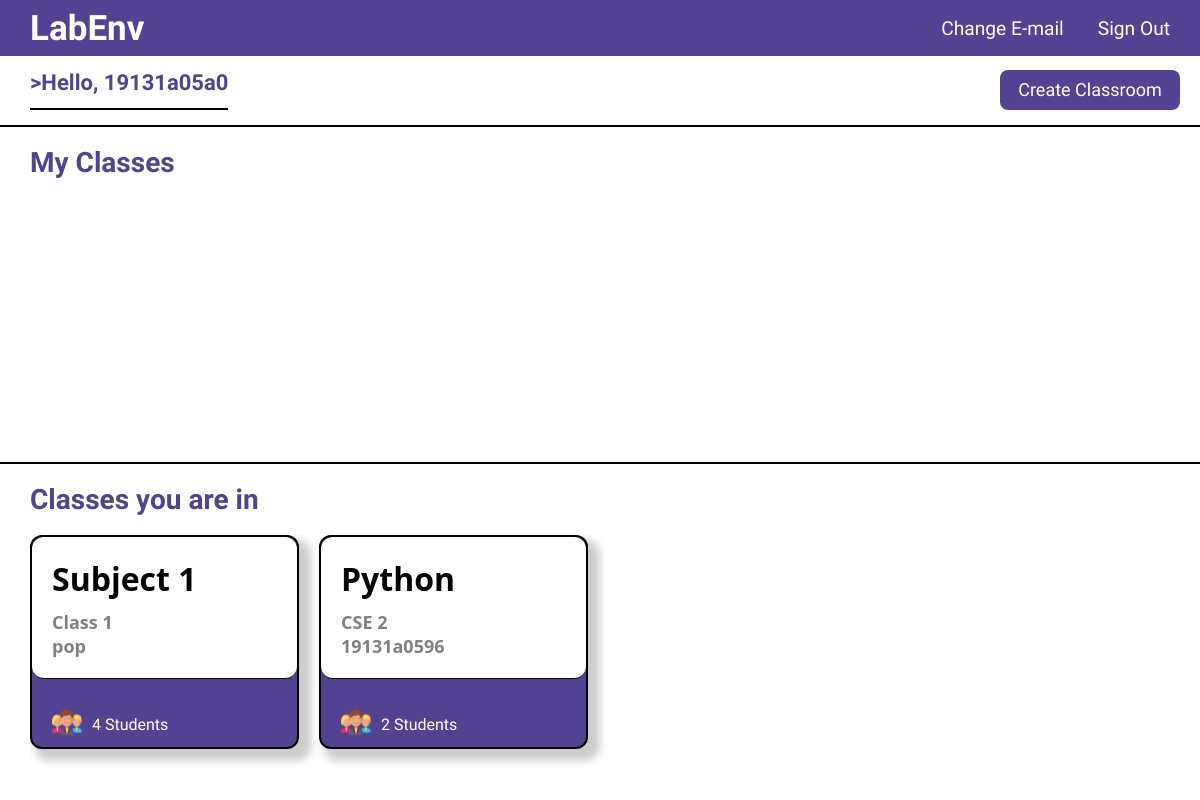
The page /lab/ (signed in) on the database its author committed.
### lab/models.py (models this page shows, shortened)
class ClassRoom(models.Model):
    host = models.ForeignKey(User,on_delete=models.CASCADE,null=True)
    subject = models.CharField(max_length=200)
    classname = models.CharField(max_length=10)
    students = models.ManyToManyField(User,related_name="participants",blank=True)
    created = models.DateTimeField(auto_now_add=True)
    updated = models.DateTimeField(auto_now=True)
    class Meta:
        ordering = ['-updated', '-created']

### lab/views.py (the view)
# urls.py: 2. Add a URL to urlpatterns:  path('', views.home, name='home')
@login_required(login_url='/accounts/login')
def home(request):
    print(User.objects.all())
    classes = ClassRoom.objects.filter(host=request.user)
    all_classes = ClassRoom.objects.all()
    classes_you_are_in=[]
    for user_class in all_classes:
        if user_class.students.filter(username = request.user):
            classes_you_are_in.append(user_class)
    return render(request, 'lab/home.html',{'classes':classes,'classes_you_are_in':classes_you_are_in})

### templates/lab/home.html (shortened to what this page needs)
{% extends "account/base.html" %}
{% load static %}
{% block content %}
<div class='home'>
    <div class='top'>
        <h1 class='heading' style="font-size: 22px ;border-bottom: 2px solid black;"> >Hello, {{user.username}} </h1>
        <a href="{% url 'create_class' %}">
            <button class='createbutton'>Create Classroom</button>
        </a>
    </div>
    <div class='class'>
        <div style="display: flex;justify-content:space-between;align-items: center;">
            <h1 class='heading' style="font-size: 28px;">My Classes</h1>
        </div>
        <div class='classes'>
        </div>
    </div>
    <div class='class'>
        <h1 class='heading' style="font-size: 28px;">Classes you are in</h1>
        <div class='classes'>
            {% for classroom in classes_you_are_in %}
                <div class='card'>
                    <div class='card-header'>
                        <div>
                            <div class='card-heading'>
                                <a href="{% url 'classroom' pk=classroom.id %}" class='card-link' title='{{ classroom.subject }}'>
                                    {{classroom.subject}}
                                </a>
                            </div>
                            <h2 class='card-info'>{{classroom.classname}}</h3>
                            <h3 class='card-info'>{{classroom.host}}</h2>
                        </div>
                    </div>
                    <div class='card-tail'>
                        <img src="{% static 'images/people.png' %}" alt="">
                        <h4>{{ classroom.students.count }} Students</h4>
                    </div>
                </div>
            {% endfor %}
        </div>
    </div>
</div>
{% endblock content %}

### assets/accounts/styles.css (style rules this page uses)
body { margin: 0; margin-top: 55px; background-color: white; font-family: 'Ubuntu', sans-serif; }
a { text-decoration: none; color:rgb(50, 154, 239); }
.home { display: flex; flex-direction: column; height: 100%; margin: 0; }
.top { display: flex; justify-content: space-between; padding: 0px 20px 0px 30px; height: 70px; }
.heading { color: #534292; font-size: x-large; font-family: 'Ubuntu', sans-serif; }
.createbutton { font-size: large; font-family: 'Ubuntu', sans-serif; color: white; background-color: #534292; margin-top: 14.740px; margin-bottom: 14.740px; border: none; border-radius: 8px; height: 40px; width: 180px; cursor: pointer; }
.class { display: flex; flex-direction: column; padding: 0px 30px; background-color: white; height: 45%; border-top: 2px solid black; }
.classes { display: grid; grid-auto-flow: column; overflow: scroll; justify-content: flex-start; padding-bottom: 20px; }
.card { display: flex; flex-direction: column; background-color: #534292; border: 2px solid black; height: 210px; width: 265px; margin-right: 20px; border-radius: 12px; justify-content: space-between; box-shadow: 8px 8px 8px 4px rgba(0,0,0,0.2); }
.card-header { border-bottom: 1px solid black; padding: 20px 20px; background-color: white; border-radius: 12px; display: flex; justify-content: space-between; }
.card-heading { width: 200px; }
.card-link { display: block; text-decoration: none; white-space: nowrap; overflow: hidden; text-overflow: ellipsis; font-family: 'Segoe UI', sans-serif; font-size: xx-large; font-weight: 600; margin: 0 0 10px 0; color: black; }
.card-info { font-family: 'Segoe UI', sans-serif; font-weight: 600; font-size: large; margin: 0; color: grey; }
.card-tail { display: flex; height: 50px; padding-left: 20px; align-items: center; }
.card-tail > h4 { font-family: 'Ubuntu', sans-serif; padding-left: 10px; height: 10px; margin-top: 18px; font-weight: 400; color: white; }
.card-tail > img { display: flex; align-items: center; height: 60%; width: auto; }

### rows shown on the page
ClassRoom: subject "Subject 1", classname "Class 1", host "pop", students.count "4"
ClassRoom: subject "Python", classname "CSE 2", host "19131a0596", students.count "2"

### other values the page prints
{{ user.username }} "19131a05a0"
